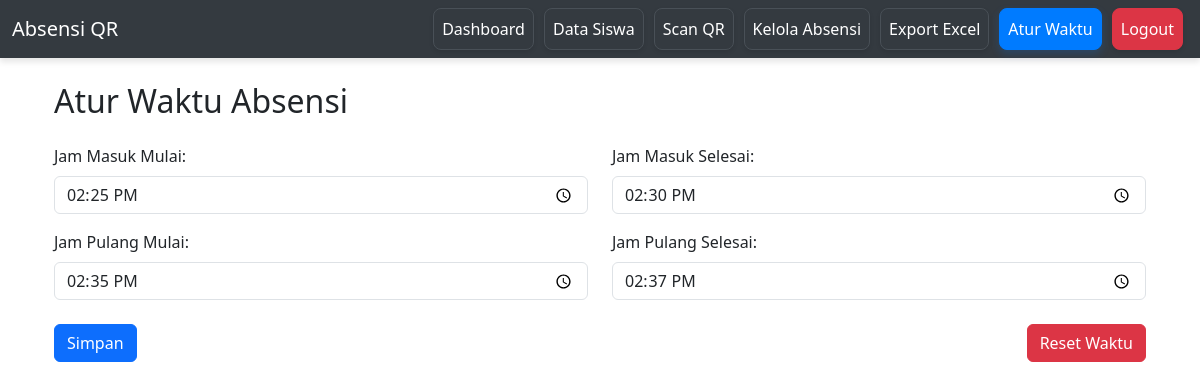
The app's page /atur_waktu (signed in), older data.
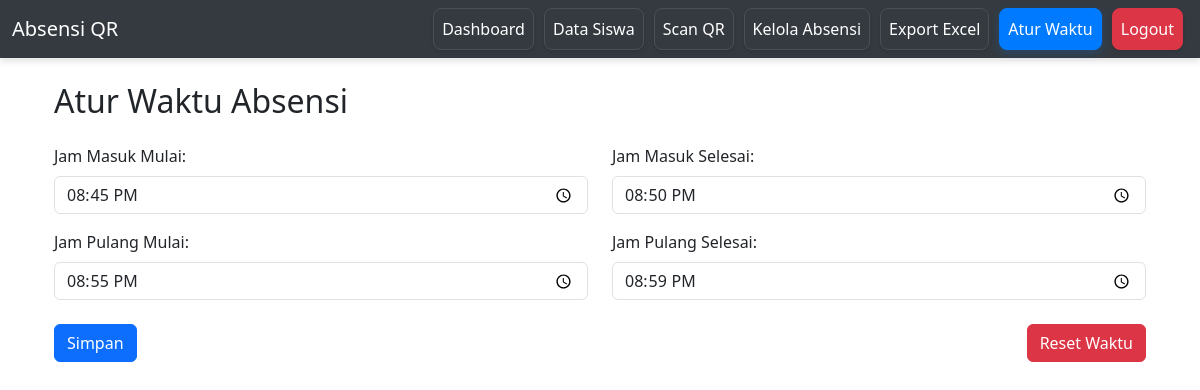
The same page, newer data.
### models.py (models this page shows)
class SettingWaktu(db.Model):
    id = db.Column(db.Integer, primary_key=True) # Kunci utama
    jam_masuk_mulai = db.Column(db.Time) # Waktu mulai absensi masuk
    jam_masuk_selesai = db.Column(db.Time) # Waktu selesai absensi masuk
    jam_pulang_mulai = db.Column(db.Time) # Waktu mulai absensi pulang
    jam_pulang_selesai = db.Column(db.Time) # Waktu selesai absensi pulang

### app.py (the view, shortened to what this page needs)
@app.route("/atur_waktu", methods=["GET", "POST"])
def atur_waktu():
    auth_check = check_admin_session()
    if auth_check:
        return auth_check
    setting = SettingWaktu.query.first()
    return render_template("atur_waktu.html", setting=setting)

### app.py (called while the page is built)
def check_admin_session():
    if "admin" not in session:
        return redirect(url_for("login"))
    return None

### templates/atur_waktu.html
{% extends "base.html" %}
{% block content %}
<div class="container mt-4">
    <h2 class="mb-4">Atur Waktu Absensi</h2>
    <form method="POST" action="{{ url_for('atur_waktu') }}">
        <div class="row mb-3">
            <div class="col-md-6">
                <label for="jam_masuk_mulai" class="form-label">Jam Masuk Mulai:</label>
                <input type="time" id="jam_masuk_mulai" name="jam_masuk_mulai" class="form-control"
                       value="{{ setting.jam_masuk_mulai.strftime('%H:%M') if setting and setting.jam_masuk_mulai else '' }}" required>
            </div>
            <div class="col-md-6">
                <label for="jam_masuk_selesai" class="form-label">Jam Masuk Selesai:</label>
                <input type="time" id="jam_masuk_selesai" name="jam_masuk_selesai" class="form-control"
                       value="{{ setting.jam_masuk_selesai.strftime('%H:%M') if setting and setting.jam_masuk_selesai else '' }}" required>
            </div>
        </div>
        <div class="row mb-3">
            <div class="col-md-6">
                <label for="jam_pulang_mulai" class="form-label">Jam Pulang Mulai:</label>
                <input type="time" id="jam_pulang_mulai" name="jam_pulang_mulai" class="form-control"
                       value="{{ setting.jam_pulang_mulai.strftime('%H:%M') if setting and setting.jam_pulang_mulai else '' }}" required>
            </div>
            <div class="col-md-6">
                <label for="jam_pulang_selesai" class="form-label">Jam Pulang Selesai:</label>
                <input type="time" id="jam_pulang_selesai" name="jam_pulang_selesai" class="form-control"
                       value="{{ setting.jam_pulang_selesai.strftime('%H:%M') if setting and setting.jam_pulang_selesai else '' }}" required>
            </div>
        </div>
        <div class="d-flex justify-content-between mt-4">
            <button type="submit" class="btn btn-primary">Simpan</button>
            <a href="{{ url_for('reset_waktu') }}" class="btn btn-danger"
               onclick="return confirm('Yakin ingin reset waktu? Tindakan ini tidak dapat dibatalkan.')">Reset Waktu</a>
        </div>
    </form>
</div>
{% endblock %}

### templates/base.html (shortened to what this page needs)
<!DOCTYPE html>
<html lang="id">
<head>
    <link href="https://cdn.jsdelivr.net/npm/bootstrap@5.3.3/dist/css/bootstrap.min.css" rel="stylesheet">
</head>
<body>
    <nav class="navbar navbar-expand-lg navbar-dark navbar-custom">
        <div class="container-fluid">
            <a class="navbar-brand" href="{{ url_for('dashboard') }}">Absensi QR</a>
            <div class="collapse navbar-collapse" id="navbarNav">
                <ul class="navbar-nav ms-auto">
                    <li class="nav-item">
                        <a class="nav-link btn-custom {% if request.path == url_for('dashboard') %}active{% endif %}" href="{{ url_for('dashboard') }}">Dashboard</a>
                    </li>
                    <li class="nav-item">
                        <a class="nav-link btn-custom {% if 'siswa' in request.path %}active{% endif %}" href="{{ url_for('siswa') }}">Data Siswa</a>
                    </li>
                    <li class="nav-item">
                        <a class="nav-link btn-custom {% if 'scan' in request.path %}active{% endif %}" href="{{ url_for('scan') }}">Scan QR</a>
                    </li>
                    <li class="nav-item">
                        <a class="nav-link btn-custom {% if 'absensi' in request.path %}active{% endif %}" href="{{ url_for('absensi') }}">Kelola Absensi</a>
                    </li>
                    <li class="nav-item">
                        <a class="nav-link btn-custom {% if 'export' in request.path %}active{% endif %}" href="{{ url_for('export_laporan') }}">Export Excel</a>
                    </li>
                    <li class="nav-item">
                        <a class="nav-link btn-custom {% if 'atur_waktu' in request.path %}active{% endif %}" href="{{ url_for('atur_waktu') }}">Atur Waktu</a>
                    </li>
                    <li class="nav-item">
                        <a class="nav-link btn-custom btn-logout" href="{{ url_for('logout') }}">Logout</a>
                    </li>
                </ul>
            </div>
        </div>
    </nav>
    <div class="container mt-4">
        {% block content %}{% endblock %}
    </div>
</body>
</html>

### templates/base.html (style rules this page uses)
.navbar-custom { background-color: #343a40 !important; box-shadow: 0 4px 6px rgba(0, 0, 0, 0.1); }
.btn-custom { color: #ffffff; background-color: #343a40; border: 1px solid #495057; border-radius: 8px; padding: 8px 16px; margin: 0 5px; text-align: center; transition: all 0.3s ease; box-shadow: 0 2px 4px rgba(0, 0, 0, 0.1); text-decoration: none; }
.btn-custom.active { background-color: #007bff; border-color: #007bff; box-shadow: 0 4px 8px rgba(0, 123, 255, 0.2); transform: none; }
.btn-logout { background-color: #dc3545 !important; border-color: #dc3545 !important; }

Row changes from the older to the newer data that the page shows:
changed SettingWaktu: jam_masuk_mulai "14:25" → "20:45"; jam_masuk_selesai "14:30" → "20:50"; jam_pulang_mulai "14:35" → "20:55"; jam_pulang_selesai "14:37" → "20:59"
